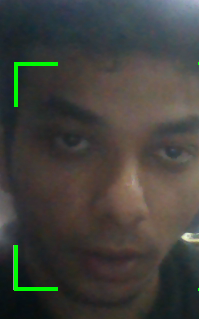
%> input picture bg.bmp, 199 x 319 px
$ octave testfinal.m   (GNU Octave 9; MATLAB toolbox functions it lacks are replaced by stand-ins)
%> lines starting %> are read from the running program, lines starting %| are printed output that depends on the picture; in (x1, y1, x2, y2) boxes, pixels count from 0 and x2, y2 are one past the last pixel; in counts of white or black regions, pixels touching at a corner belong together; the program's own positions count from 1
clc;
close all;
clear;

a=imread('bg.bmp');
%> a is the input picture: size 319x199x3 uint8; mean R, G, B 65.9, 65.3, 60.6
a=rgb2gray(a);
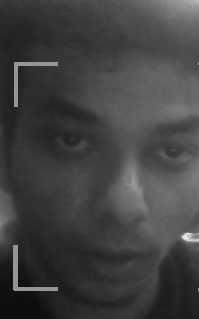
%> a: size 319x199 uint8; min 11, max 239, mean 65
figure;
imshow(a);
b=imread('3.bmp');
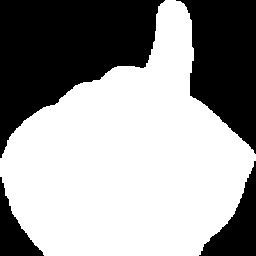
%> input picture 3.bmp, 256 x 256 px
%> b: size 256x256 logical; 60.2% white; 4 black regions, box (x1, y1, x2, y2) and area: (0, 0, 165, 158) 14379, (176, 0, 256, 154) 7977, (199, 161, 256, 256) 2294, (0, 177, 44, 256) 1419
b=rgb2gray(b);
%> (the run ends here)
